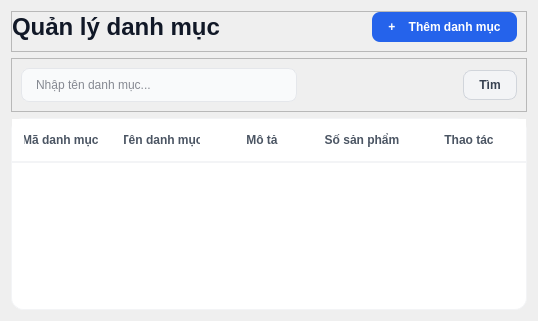
         <widget class="QWidget" name="pageDanhMuc">
          <property name="styleSheet">
           <string notr="true">/* Tiêu đề chính */
QLabel#lblTitleQuanLyDanhMuc {
    font-size: 24px;
    font-weight: bold;
    color: #111827;
}

/* Nút Thêm danh mục màu xanh dương */
QPushButton#btnThemDanhMuc {
    background-color: #2563eb;
    color: white;
    font-weight: bold;
    border-radius: 8px;
    padding: 8px 16px;
}

QPushButton#btnThemDanhMuc:hover {
    background-color: #1d4ed8;
}

/* Kiểu dáng bảng sạch sẽ như Figma */
QTableWidget#tblDanhMuc {
    background-color: white;
    border: 1px solid #f3f4f6;
    border-radius: 12px;
    outline: none;
}

QHeaderView::section {
    background-color: white;
    padding: 12px;
    border: none;
    border-bottom: 2px solid #f3f4f6;
    font-weight: bold;
    color: #4b5563;
    text-align: left;
}

/* 3. KHỐI TÌM KIẾM (frTimKiem) - Thiết kế dạng Card mỏng [cite: 331, 287, 456] */
QFrame#frTimKiem {
    background-color: #ffffff;
    border: 1px solid #e5e7eb;
    border-radius: 12px;
    padding: 5px;
}

/* Ô nhập liệu tìm kiếm [cite: 396-402] */
QLineEdit#txtTimKiemDanhMuc {
    background-color: #f9fafb;
    border: 1px solid #e5e7eb;
    border-radius: 8px;
    padding: 8px 12px;
    color: #111827;
    min-width: 250px;
}

QLineEdit#txtTimKiemDanhMuc:focus {
    border: 2px solid #2563eb;
    background-color: #ffffff;
}

/* Nút Tìm kiếm [cite: 162, 336] */
QPushButton#btnTimKiemDanhMuc {
    background-color: #f3f4f6;
    color: #374151;
    border: 1px solid #d1d5db;
    border-radius: 8px;
    padding: 7px 15px;
    font-weight: 600;
}

QPushButton#btnTimKiemDanhMuc:hover {
    background-color: #e5e7eb;
}</string>
          </property>
          <layout class="QVBoxLayout" name="verticalLayout_14">
           <item>
            <widget class="QFrame" name="frDanhMuc">
             <property name="frameShape">
              <enum>QFrame::StyledPanel</enum>
             </property>
             <property name="frameShadow">
              <enum>QFrame::Raised</enum>
             </property>
             <layout class="QHBoxLayout" name="horizontalLayout_6">
              <property name="leftMargin">
               <number>0</number>
              </property>
              <property name="topMargin">
               <number>0</number>
              </property>
              <item>
               <widget class="QLabel" name="lblTitleQuanLyDanhMuc">
                <property name="text">
                 <string>Quản lý danh mục</string>
                </property>
               </widget>
              </item>
              <item>
               <spacer name="horizontalSpacer_3">
                <property name="orientation">
                 <enum>Qt::Horizontal</enum>
                </property>
                <property name="sizeHint" stdset="0">
                 <size>
                  <width>146</width>
                  <height>20</height>
                 </size>
                </property>
               </spacer>
              </item>
              <item>
               <widget class="QPushButton" name="btnThemDanhMuc">
                <property name="text">
                 <string>+    Thêm danh mục</string>
                </property>
               </widget>
              </item>
             </layout>
            </widget>
           </item>
           <item>
            <widget class="QFrame" name="frTimKiem_3">
             <property name="frameShape">
              <enum>QFrame::StyledPanel</enum>
             </property>
             <property name="frameShadow">
              <enum>QFrame::Raised</enum>
             </property>
             <layout class="QHBoxLayout" name="horizontalLayout_14">
              <item>
               <widget class="QLineEdit" name="txtTimKiemDanhMuc">
                <property name="placeholderText">
                 <string>Nhập tên danh mục...</string>
                </property>
               </widget>
              </item>
              <item>
               <spacer name="horizontalSpacer_6">
                <property name="orientation">
                 <enum>Qt::Horizontal</enum>
                </property>
                <property name="sizeHint" stdset="0">
                 <size>
                  <width>40</width>
                  <height>20</height>
                 </size>
                </property>
               </spacer>
              </item>
              <item>
               <widget class="QPushButton" name="btnTimKiemDanhMuc">
                <property name="text">
                 <string>Tìm</string>
                </property>
               </widget>
              </item>
             </layout>
            </widget>
           </item>
           <item>
            <widget class="QTableWidget" name="tblDanhMuc">
             <property name="alternatingRowColors">
              <bool>true</bool>
             </property>
             <property name="selectionBehavior">
              <enum>QAbstractItemView::SelectRows</enum>
             </property>
             <property name="showGrid">
              <bool>false</bool>
             </property>
             <attribute name="horizontalHeaderStretchLastSection">
              <bool>true</bool>
             </attribute>
             <column>
              <property name="text">
               <string>Mã danh mục </string>
              </property>
             </column>
             <column>
              <property name="text">
               <string>Tên danh mục</string>
              </property>
             </column>
             <column>
              <property name="text">
               <string>Mô tả</string>
              </property>
             </column>
             <column>
              <property name="text">
               <string>Số sản phẩm</string>
              </property>
             </column>
             <column>
              <property name="text">
               <string>Thao tác</string>
              </property>
             </column>
            </widget>
           </item>
          </layout>
         </widget>
